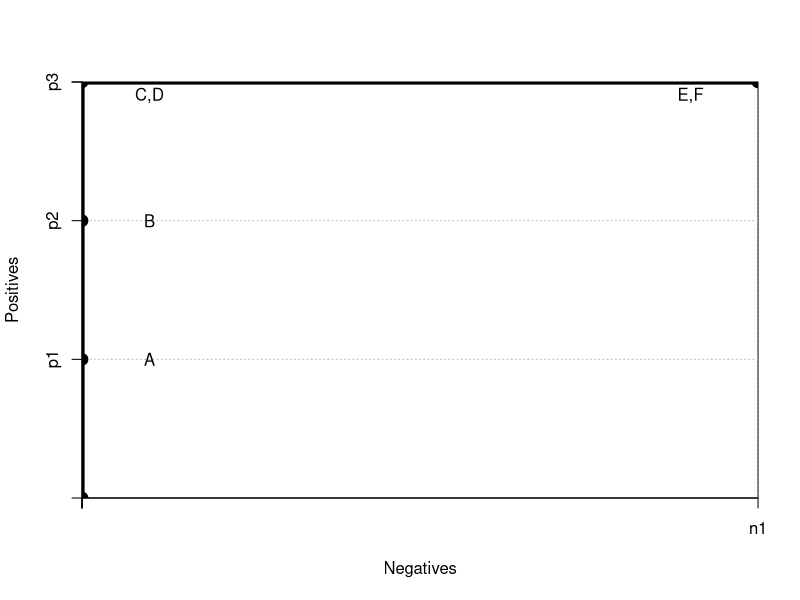

R code for this plot:
## ---- chunk 1

x <- c(0,0,0,0,100)
y <- c(0,100,200,300,300)

h <- 300 # height of plot
w <- 100 # width of plot
# w <- 360 # width of plot
grid.step <- 100

# print to a file
# png(height = h, width = w, filename = "pn-nested.png")
# windows(height = h, width = w)

plot( c(0,w), c(0,h),  
     xaxs = "i",yaxs = "i",
     xaxt = 'n', yaxt = 'n',
     type = "n",
     xlab = "Negatives", ylab = "Positives")
     
# draw axes
axis(2,y,labels=c('','p1','p2','p3',''))
axis(1,x,labels=c('','','','','n1'))

# add a grid
# grid seems to be buggy
#grid (nx = w/grid.step, ny = h/grid.step)
gx <- grid.step
while (gx <= w) {
  abline(v = gx, col="gray", lty="dotted")
  gx <- gx + grid.step
}
gy <- grid.step
while (gy <= h) {
  abline(h = gy, col="gray", lty="dotted")
  gy <- gy + grid.step
}

# draw diagonal
# abline(c(0,h/w),lty=3)

# label the points
text( x[2]+10, y[2], "A")
text( x[3]+10, y[3], "B")
text( x[4]+10, y[4]-10, "C,D")
text( x[5]-10, y[5]-10, "E,F")


# now draw nested grids
#for (i in 2:3) {
#  abline(v=x[i],lty='dashed')
#  abline(h=y[i],lty='dashed')
#}

# draw curve
lines( x, y, lwd=5, type='o')

#for (i in 1:11) {
#	for (j in 1:11) {
#		if (i<j) {col='red'}
#		if (i==j) {col='orange'}
#		if (i>j) {col='green'}
#		rect(x[i],y[j],x[i+1],y[j+1],col=col)
#		}
#}


# convex hull
#segments(x[4],y[4],x[6],y[6],lty=3,col="red")
#segments(x[6],y[6],x[9],y[9],lty=3,col="red")

# close file
#dev.off()
